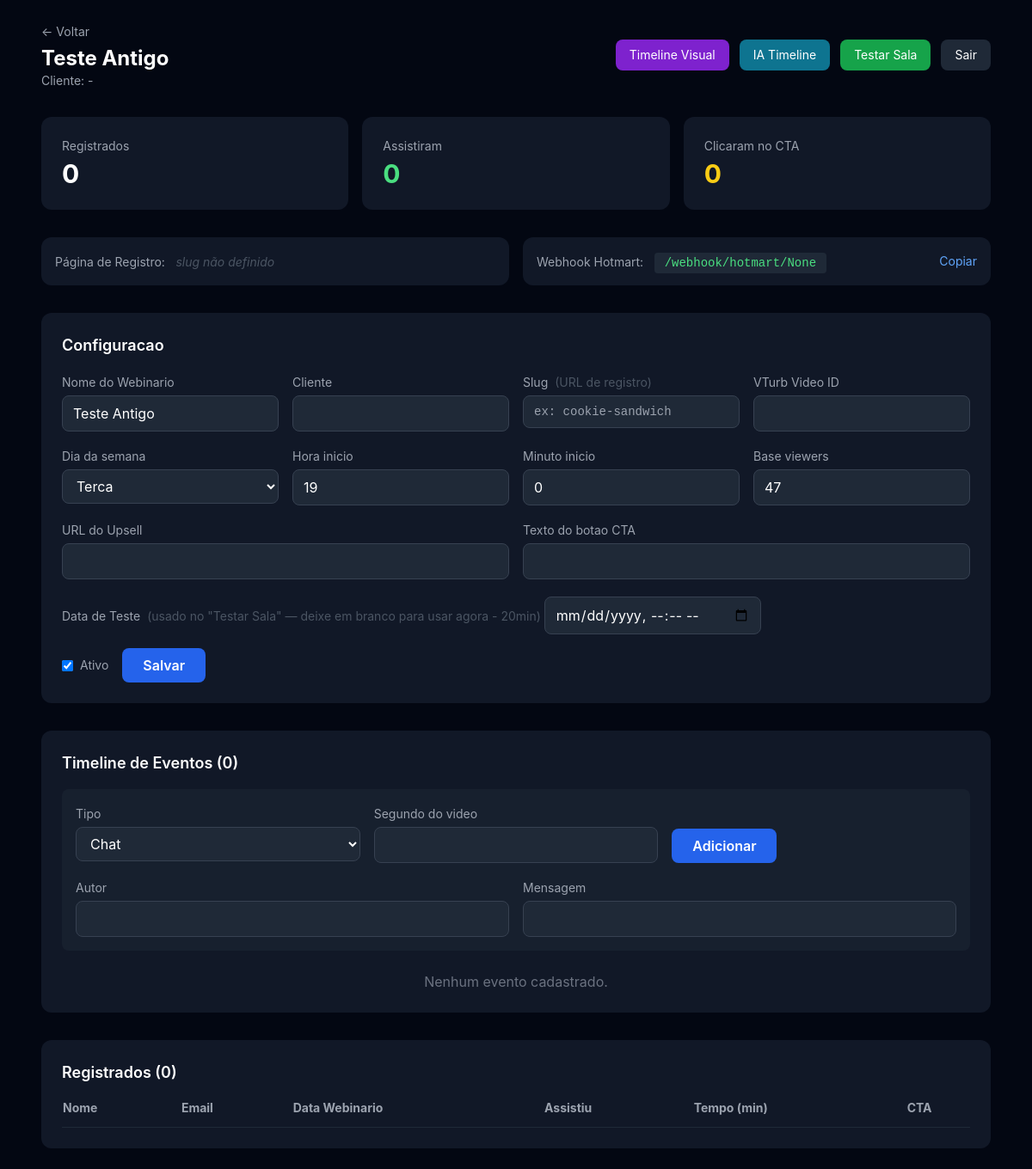
Screenshot of /admin/webinar/1 (signed in) with the database file from the repository.
### models.py (models this page shows)
class WebinarConfig(db.Model):
    __tablename__ = 'webinar_config'
    id = db.Column(db.Integer, primary_key=True)
    name = db.Column(db.Text)
    client_name = db.Column(db.Text)
    webhook_token = db.Column(db.Text, unique=True)
    vturb_video_id = db.Column(db.Text)
    is_active = db.Column(db.Boolean, default=True)
    day_of_week = db.Column(db.Integer, default=1)      # 0=seg, 1=ter, ..., 6=dom
    start_hour = db.Column(db.Integer, default=19)
    start_minute = db.Column(db.Integer, default=0)
    attendee_count_base = db.Column(db.Integer, default=47)
    upsell_url = db.Column(db.Text)
    upsell_cta_text = db.Column(db.Text)
    test_date = db.Column(db.Text)  # datetime-local ISO string, ex: "2026-03-27T20:00"
    slug = db.Column(db.Text, unique=True)  # identificador de URL, ex: "cookie-sandwich"

### routes/admin.py (the view)
@admin_bp.route('/webinar/<int:webinar_id>')
@login_required
def webinar_detail(webinar_id):
    webinar = WebinarConfig.query.get_or_404(webinar_id)
    registrants = Registrant.query.filter_by(webinar_id=webinar_id) \
        .order_by(Registrant.created_at.desc()).all()
    events = TimelineEvent.query.filter_by(webinar_id=webinar_id) \
        .order_by(TimelineEvent.trigger_second).all()
    stats = {
        'total': len(registrants),
        'attended': sum(1 for r in registrants if r.attended),
        'clicked_cta': sum(1 for r in registrants if r.clicked_cta),
    }
    webinar.day_name = DAY_NAMES[webinar.day_of_week] if webinar.day_of_week is not None else 'Terca'
    return render_template('admin/webinar_detail.html',
                           webinar=webinar,
                           registrants=registrants,
                           events=events,
                           stats=stats,
                           day_names=DAY_NAMES)

### routes/admin.py (called while the page is built)
def login_required(f):
    @wraps(f)
    def decorated(*args, **kwargs):
        if not session.get('admin_logged_in'):
            return redirect(url_for('admin.login'))
        return f(*args, **kwargs)
    return decorated

### templates/admin/webinar_detail.html (shortened to what this page needs)
{% extends "base.html" %}
{% block body %}
<div class="max-w-6xl mx-auto p-6">
    <div class="flex items-center justify-between mb-8">
        <div>
            <a href="{{ url_for('admin.dashboard') }}" class="text-gray-400 hover:text-white text-sm">&larr; Voltar</a>
            <h1 class="text-2xl font-bold mt-1">{{ webinar.name or 'Sem nome' }}</h1>
            <p class="text-gray-400 text-sm">Cliente: {{ webinar.client_name or '-' }}</p>
        </div>
        <div class="flex gap-3 flex-wrap">
            <a href="{{ url_for('admin.timeline_view', webinar_id=webinar.id) }}"
               class="bg-purple-700 hover:bg-purple-600 px-4 py-2 rounded-lg text-sm transition">Timeline Visual</a>
            <a href="{{ url_for('admin.ai_timeline', webinar_id=webinar.id) }}"
               class="bg-cyan-700 hover:bg-cyan-600 px-4 py-2 rounded-lg text-sm transition">IA Timeline</a>
            <a href="{{ url_for('admin.test_token', webinar_id=webinar.id) }}" target="_blank"
               class="bg-green-600 hover:bg-green-700 px-4 py-2 rounded-lg text-sm transition">Testar Sala</a>
            <a href="{{ url_for('admin.logout') }}" class="bg-gray-800 hover:bg-gray-700 px-4 py-2 rounded-lg text-sm transition">Sair</a>
        </div>
    </div>
    <div class="grid grid-cols-1 md:grid-cols-3 gap-4 mb-8">
        <div class="bg-gray-900 rounded-xl p-6">
            <p class="text-gray-400 text-sm mb-1">Registrados</p>
            <p class="text-3xl font-bold">{{ stats.total }}</p>
        </div>
        <div class="bg-gray-900 rounded-xl p-6">
            <p class="text-gray-400 text-sm mb-1">Assistiram</p>
            <p class="text-3xl font-bold text-green-400">{{ stats.attended }}</p>
        </div>
        <div class="bg-gray-900 rounded-xl p-6">
            <p class="text-gray-400 text-sm mb-1">Clicaram no CTA</p>
            <p class="text-3xl font-bold text-yellow-400">{{ stats.clicked_cta }}</p>
        </div>
    </div>
    <div class="grid grid-cols-1 md:grid-cols-2 gap-4 mb-8">
        <div class="bg-gray-900 rounded-xl p-4 flex items-center justify-between">
            <div>
                <span class="text-gray-400 text-sm">Página de Registro:</span>
                {% if webinar.slug %}
                <code class="ml-2 text-yellow-400 text-sm bg-gray-800 px-3 py-1 rounded">/registrar?w={{ webinar.slug }}</code>
                {% else %}
                <span class="ml-2 text-gray-600 text-sm italic">slug não definido</span>
                {% endif %}
            </div>
        </div>
        <div class="bg-gray-900 rounded-xl p-4 flex items-center justify-between">
            <div>
                <span class="text-gray-400 text-sm">Webhook Hotmart:</span>
                <code class="ml-2 text-green-400 text-sm bg-gray-800 px-3 py-1 rounded">/webhook/hotmart/{{ webinar.webhook_token }}</code>
            </div>
            <button onclick="navigator.clipboard.writeText(location.origin + '/webhook/hotmart/{{ webinar.webhook_token }}')"
                    class="text-blue-400 hover:text-blue-300 text-sm">Copiar</button>
        </div>
    </div>
    <div class="bg-gray-900 rounded-xl p-6 mb-8">
        <h2 class="text-lg font-semibold mb-4">Configuracao</h2>
        <form method="POST" action="{{ url_for('admin.webinar_edit', webinar_id=webinar.id) }}">
            <div class="grid grid-cols-1 md:grid-cols-4 gap-4 mb-4">
                <div>
                    <label class="text-sm text-gray-400">Nome do Webinario</label>
                    <input type="text" name="name" value="{{ webinar.name or '' }}"
                           class="w-full bg-gray-800 border border-gray-700 rounded-lg px-3 py-2 mt-1 text-white focus:outline-none focus:border-blue-500">
                </div>
                <div>
                    <label class="text-sm text-gray-400">Cliente</label>
                    <input type="text" name="client_name" value="{{ webinar.client_name or '' }}"
                           class="w-full bg-gray-800 border border-gray-700 rounded-lg px-3 py-2 mt-1 text-white focus:outline-none focus:border-blue-500">
                </div>
                <div>
                    <label class="text-sm text-gray-400">
                        Slug
                        <span class="text-gray-600 ml-1">(URL de registro)</span>
                    </label>
                    <input type="text" name="slug" value="{{ webinar.slug or '' }}"
                           placeholder="ex: cookie-sandwich"
                           class="w-full bg-gray-800 border border-gray-700 rounded-lg px-3 py-2 mt-1 text-white focus:outline-none focus:border-yellow-500 font-mono text-sm">
                </div>
                <div>
                    <label class="text-sm text-gray-400">VTurb Video ID</label>
                    <input type="text" name="vturb_video_id" value="{{ webinar.vturb_video_id or '' }}"
                           class="w-full bg-gray-800 border border-gray-700 rounded-lg px-3 py-2 mt-1 text-white focus:outline-none focus:border-blue-500">
                </div>
            </div>
            <div class="grid grid-cols-1 md:grid-cols-4 gap-4 mb-4">
                <div>
                    <label class="text-sm text-gray-400">Dia da semana</label>
                    <select name="day_of_week"
                            class="w-full bg-gray-800 border border-gray-700 rounded-lg px-3 py-2 mt-1 text-white focus:outline-none focus:border-blue-500">
                        {% for i in range(7) %}
                        <option value="{{ i }}" {% if i == (webinar.day_of_week or 1) %}selected{% endif %}>{{ day_names[i] }}</option>
                        {% endfor %}
                    </select>
                </div>
                <div>
                    <label class="text-sm text-gray-400">Hora inicio</label>
                    <input type="number" name="start_hour" value="{{ webinar.start_hour or 19 }}" min="0" max="23"
                           class="w-full bg-gray-800 border border-gray-700 rounded-lg px-3 py-2 mt-1 text-white focus:outline-none focus:border-blue-500">
                </div>
                <div>
                    <label class="text-sm text-gray-400">Minuto inicio</label>
                    <input type="number" name="start_minute" value="{{ webinar.start_minute or 0 }}" min="0" max="59"
                           class="w-full bg-gray-800 border border-gray-700 rounded-lg px-3 py-2 mt-1 text-white focus:outline-none focus:border-blue-500">
                </div>
                <div>
                    <label class="text-sm text-gray-400">Base viewers</label>
                    <input type="number" name="attendee_count_base" value="{{ webinar.attendee_count_base or 47 }}"
                           class="w-full bg-gray-800 border border-gray-700 rounded-lg px-3 py-2 mt-1 text-white focus:outline-none focus:border-blue-500">
                </div>
            </div>
            <div class="grid grid-cols-1 md:grid-cols-2 gap-4 mb-4">
                <div>
                    <label class="text-sm text-gray-400">URL do Upsell</label>
                    <input type="text" name="upsell_url" value="{{ webinar.upsell_url or '' }}"
                           class="w-full bg-gray-800 border border-gray-700 rounded-lg px-3 py-2 mt-1 text-white focus:outline-none focus:border-blue-500">
                </div>
                <div>
                    <label class="text-sm text-gray-400">Texto do botao CTA</label>
                    <input type="text" name="upsell_cta_text" value="{{ webinar.upsell_cta_text or '' }}"
                           class="w-full bg-gray-800 border border-gray-700 rounded-lg px-3 py-2 mt-1 text-white focus:outline-none focus:border-blue-500">
                </div>
            </div>
            <div class="mb-4">
                <label class="text-sm text-gray-400">
                    Data de Teste
                    <span class="text-gray-600 ml-1">(usado no "Testar Sala" — deixe em branco para usar agora - 20min)</span>
                </label>
                <input type="datetime-local" name="test_date"
                       value="{{ webinar.test_date or '' }}"
                       class="bg-gray-800 border border-gray-700 rounded-lg px-3 py-2 mt-1 text-white focus:outline-none focus:border-blue-500">
            </div>
            <div class="flex items-center gap-4">
                <label class="flex items-center gap-2 text-sm text-gray-400">
                    <input type="checkbox" name="is_active" value="1" {% if webinar.is_active %}checked{% endif %}
                           class="rounded bg-gray-800 border-gray-700">
                    Ativo
                </label>
                <button type="submit" class="bg-blue-600 hover:bg-blue-700 text-white font-semibold px-6 py-2 rounded-lg transition">
                    Salvar
                </button>
            </div>
        </form>
    </div>
    <div class="bg-gray-900 rounded-xl p-6 mb-8">
        <h2 class="text-lg font-semibold mb-4">Timeline de Eventos ({{ events|length }})</h2>
        <form method="POST" action="{{ url_for('admin.timeline_add', webinar_id=webinar.id) }}" class="mb-6 p-4 bg-gray-800/50 rounded-lg">
            <div class="grid grid-cols-1 md:grid-cols-3 gap-4 mb-4">
                <div>
                    <label class="text-sm text-gray-400">Tipo</label>
                    <select name="event_type" id="event-type"
                            class="w-full bg-gray-800 border border-gray-700 rounded-lg px-3 py-2 mt-1 text-white focus:outline-none focus:border-blue-500"
                            onchange="toggleFields()">
                        <option value="chat">Chat</option>
                    </select>
                </div>
                <div>
                    <label class="text-sm text-gray-400">Segundo do video</label>
                    <input type="number" name="trigger_second" min="0" required
                           class="w-full bg-gray-800 border border-gray-700 rounded-lg px-3 py-2 mt-1 text-white focus:outline-none focus:border-blue-500">
                </div>
                <div class="flex items-end">
                    <button type="submit" class="bg-blue-600 hover:bg-blue-700 text-white font-semibold px-6 py-2 rounded-lg transition">
                        Adicionar
                    </button>
                </div>
            </div>
            <div id="fields-chat" class="grid grid-cols-1 md:grid-cols-2 gap-4">
                <div>
                    <label class="text-sm text-gray-400">Autor</label>
                    <input type="text" name="author"
                           class="w-full bg-gray-800 border border-gray-700 rounded-lg px-3 py-2 mt-1 text-white focus:outline-none focus:border-blue-500">
                </div>
                <div>
                    <label class="text-sm text-gray-400">Mensagem</label>
                    <input type="text" name="message"
                           class="w-full bg-gray-800 border border-gray-700 rounded-lg px-3 py-2 mt-1 text-white focus:outline-none focus:border-blue-500">
                </div>
            </div>
        </form>
        {% if events %}
        <div class="space-y-2">
            {% for e in events %}
            <div class="flex items-center justify-between bg-gray-800/30 rounded-lg px-4 py-3">
                <div class="flex items-center gap-4">
                    <span class="text-xs font-mono bg-gray-700 px-2 py-1 rounded">{{ e.trigger_second }}s</span>
                    <span class="text-xs font-semibold uppercase
                        {% if e.event_type == 'chat' %}text-blue-400
                        {% elif e.event_type == 'cta_popup' %}text-yellow-400
                        {% else %}text-purple-400{% endif %}">{{ e.event_type }}</span>
                    <span class="text-sm text-gray-300">{{ e.payload[:80] }}{% if e.payload|length > 80 %}...{% endif %}</span>
                </div>
                <form method="POST" action="{{ url_for('admin.timeline_delete', event_id=e.id) }}" class="inline">
                    <button type="submit" class="text-red-400 hover:text-red-300 text-sm" onclick="return confirm('Excluir?')">Excluir</button>
                </form>
            </div>
            {% endfor %}
        </div>
        {% else %}
        <p class="text-gray-500 text-center">Nenhum evento cadastrado.</p>
        {% endif %}
    </div>
    <div class="bg-gray-900 rounded-xl p-6">
        <h2 class="text-lg font-semibold mb-4">Registrados ({{ registrants|length }})</h2>
        <div class="overflow-x-auto">
            <table class="w-full text-sm">
                <thead>
                    <tr class="text-gray-400 text-left border-b border-gray-800">
                        <th class="pb-3 pr-4">Nome</th>
                        <th class="pb-3 pr-4">Email</th>
                        <th class="pb-3 pr-4">Data Webinario</th>
                        <th class="pb-3 pr-4">Assistiu</th>
                        <th class="pb-3 pr-4">Tempo (min)</th>
                        <th class="pb-3">CTA</th>
                    </tr>
                </thead>
            </table>
        </div>
    </div>
</div>
{% endblock %}

### static/style.css (style rules this page uses)
body { font-family: -apple-system, BlinkMacSystemFont, 'Segoe UI', Roboto, sans-serif; }

### rows the page displays
WebinarConfig: name "Teste Antigo", client_name "-", webhook_token "None", day_of_week "Terca", start_hour "19", start_minute "0", attendee_count_base "47", is_active "☑"

### other values shown
{{ stats.total }} "0"
{{ stats.attended }} "0"
{{ stats.clicked_cta }} "0"
{{ events|length }} "0"
{{ registrants|length }} "0"
